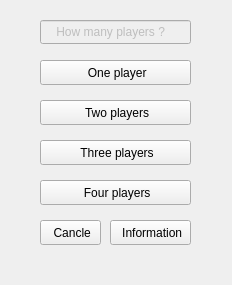
<?xml version="1.0" encoding="UTF-8"?>
<ui version="4.0">
 <class>MainWindow</class>
 <widget class="QMainWindow" name="MainWindow">
  <property name="geometry">
   <rect>
    <x>0</x>
    <y>0</y>
    <width>232</width>
    <height>285</height>
   </rect>
  </property>
  <property name="windowTitle">
   <string>menu</string>
  </property>
  <property name="windowIcon">
   <iconset>
    <normalon>:/image/snake.jpeg</normalon>
   </iconset>
  </property>
  <widget class="QWidget" name="centralwidget">
   <widget class="QLineEdit" name="lineEdit">
    <property name="enabled">
     <bool>false</bool>
    </property>
    <property name="geometry">
     <rect>
      <x>40</x>
      <y>20</y>
      <width>151</width>
      <height>24</height>
     </rect>
    </property>
    <property name="text">
     <string>    How many players ?</string>
    </property>
   </widget>
   <widget class="QPushButton" name="OnePlayer">
    <property name="geometry">
     <rect>
      <x>40</x>
      <y>60</y>
      <width>151</width>
      <height>25</height>
     </rect>
    </property>
    <property name="text">
     <string> One player</string>
    </property>
   </widget>
   <widget class="QPushButton" name="TwoPlayers">
    <property name="geometry">
     <rect>
      <x>40</x>
      <y>100</y>
      <width>151</width>
      <height>25</height>
     </rect>
    </property>
    <property name="text">
     <string> Two players</string>
    </property>
   </widget>
   <widget class="QPushButton" name="ThreePlayers">
    <property name="geometry">
     <rect>
      <x>40</x>
      <y>140</y>
      <width>151</width>
      <height>25</height>
     </rect>
    </property>
    <property name="text">
     <string> Three players</string>
    </property>
   </widget>
   <widget class="QPushButton" name="FourPlayers">
    <property name="geometry">
     <rect>
      <x>40</x>
      <y>180</y>
      <width>151</width>
      <height>25</height>
     </rect>
    </property>
    <property name="text">
     <string> Four players</string>
    </property>
   </widget>
   <widget class="QPushButton" name="end">
    <property name="geometry">
     <rect>
      <x>40</x>
      <y>220</y>
      <width>61</width>
      <height>25</height>
     </rect>
    </property>
    <property name="text">
     <string> Cancle</string>
    </property>
   </widget>
   <widget class="QPushButton" name="Information">
    <property name="geometry">
     <rect>
      <x>110</x>
      <y>220</y>
      <width>81</width>
      <height>25</height>
     </rect>
    </property>
    <property name="text">
     <string> Information</string>
    </property>
   </widget>
  </widget>
  <widget class="QMenuBar" name="menubar">
   <property name="geometry">
    <rect>
     <x>0</x>
     <y>0</y>
     <width>232</width>
     <height>25</height>
    </rect>
   </property>
  </widget>
 </widget>
 <resources/>
 <connections/>
</ui>
